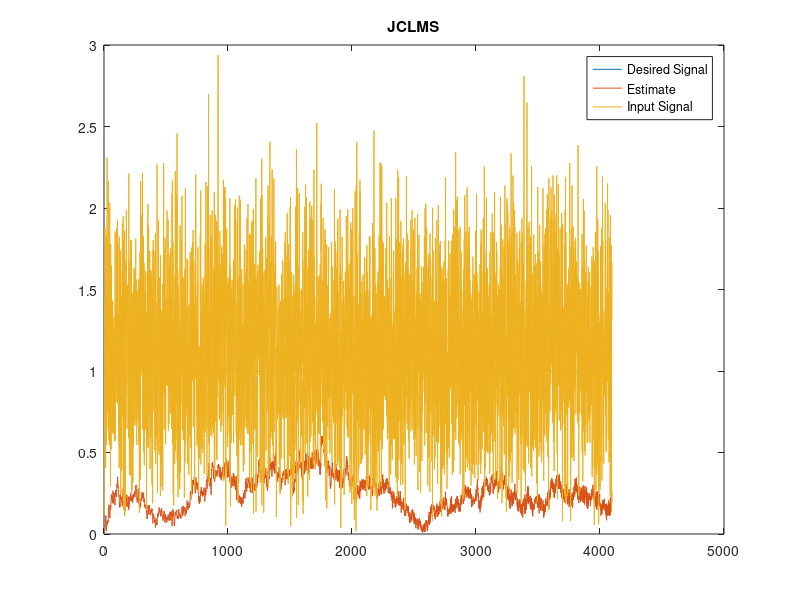
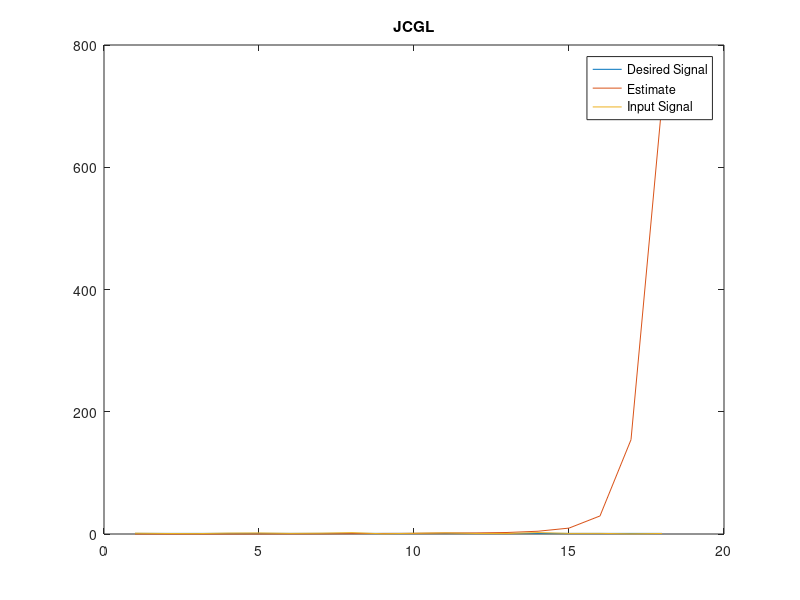

Write MATLAB code to recreate these figures, in order.
% Complex Adaptive Joint Process Algorithms

% Example notation
% h_k(n, i)
% h_k = zeros(p + 2, N)' --> zeros(i-count + i-offset, n-count)'
% h_k(-1 + 3, 0 + 2) --> h_k(n-index + n-offset, i-index + i-offset)

%% JCLMS (Joint Complex Gradient Transversal Filter)

clear

% Constants (function input parameters)

SAMPLE_FREQUENCY = 1024;
SAMPLE_LENGTH = 4 * 1024;
FILTER_ORDER = 16;
ALPHA = 0.01;

% Input signal

fs = SAMPLE_FREQUENCY;
t = (0 : SAMPLE_LENGTH - 1)' / fs; % Time
s = exp(1j * 2 * pi * 50 * t); % Desired signal
noise = 0.5 * (randn(size(t)) + 1j * randn(size(t)));
x = s + noise; % Input signal
d = s; % Desired signal

p = FILTER_ORDER + 1;
N = length(x);

% Filter variables

alpha_JCLMS = ALPHA;
%mu = (2 * alpha_JCLMS) / ((p + 1) * E_e0(0));

E_e0 = 0; % Minimum forward prediction error

e_dp = []; % Error

h_k = []; % Filter coefficients
%a_ik = [] % Forward prediction (filter) coefficients
%b_ik = [] % Backward prediction (filter) coefficients

% INITIALIZATION

h_k = zeros(p, 2)';
T = conv(x(1 : p), conj(flipud(x(1 : p)))); % Autocorrelation of signal
epsilon_JCLMS = T(0 + 1);
E_e0 = epsilon_JCLMS * ones(1, 2)';
e_dp = zeros(1, 2)';
err = [];
y = [];

% TIME UPDATE

for n = 1 : 1 : N
	if n > p
		xx = x(n - p + 1 : n)';
		dd = d(n - p + 1 : n)';
	else
		xx = [zeros(p - n, 1); x(1 : n)]';
		dd = [zeros(p - n, 1); x(1 : n)]';
	end
	h_k(1 + 1, :) = h_k(0 + 1, :) - 2 * alpha_JCLMS / ((p - 1 + 1) * E_e0(0 + 1)) * e_dp(0 + 1) * conj(fliplr(xx));
	%for k = 1 : 1 : p
	%	h_k(1 + 1, k) = h_k(0 + 1, k) - 2 * alpha_JCLMS / ((p - 1 + 1) * E_e0(0 + 1)) * e_dp(0 + 1) * conj(xx(p - k + 1));
	%end
	e_dp(1 + 1) = d(n);
	for k = 1 : 1 : p
		e_dp(1 + 1) = e_dp(1 + 1) + h_k(1 + 1, k) * xx(p - k + 1);
	end
	E_e0(0 + 1) = E_e0(1 + 1);
	E_e0(1 + 1) = (1 - alpha_JCLMS) * E_e0(0 + 1) + alpha_JCLMS * abs(x(n)) ^ 2;
	h_k(0 + 1, :) = h_k(1 + 1, :);
	e_dp(0 + 1) = e_dp(1 + 1);
	err = [err; e_dp(0 + 1)];
	y = [y; -h_k(1 + 1, :) * flipud(xx')];
end

% Output

mse = mean(abs(err).^2);
fprintf('MSE = %f\n', mse);
figure_1 = figure;
plot(1 : N, abs(d), 1 : N, abs(y), 1 : N, abs(x));
legend('Desired Signal', 'Estimate', 'Input Signal');
title('JCLMS');

%% JCGL (Joint Complex Gradient Lattice)

clear

% Constants (function input parameters)

SAMPLE_FREQUENCY = 1024;
%SAMPLE_LENGTH = 1024;
SAMPLE_LENGTH = 18;
FILTER_ORDER = 16;
ALPHA = 0.01;
OFFSET = 1E-10;
MAXIMAL = 0.999;

% Input signal

fs = SAMPLE_FREQUENCY;
t = (0 : SAMPLE_LENGTH - 1)' / fs; % Time
s = exp(1j * 2 * pi * 50 * t); % Desired signal
noise = 0.5 * (randn(size(t)) + 1j * randn(size(t)));
x = s + noise; % Input signal
d = s; % Desired signal

p = FILTER_ORDER;
N = length(x);

% Filter variables

alpha_JCGL = ALPHA;

% INITIALIZATION

E_di = 0; % Minimum average squared error
E_ei = 0; % Minimum forward prediction error
E_ri = 0; % Minimum backward prediction error
delta_ei = 0; % Forward (prediction) discrepancy
delta_ri = 0; % Backward (prediction) discrepancy
K_ei = 0; % Forward weighting factor (reflection coefficient / partial correlation coefficient)
K_ri = 0; % Backward weighting factor (reflection coefficient / partial correlation coefficient)
K_di = 0; % Weighting factor

e_i = []; % i-th order forward prediction error sequence
r_i = []; % i-th ortder backward prediction error sequence
e_di = []; % Error

a_ik = []; % Forward prediction (filter) coefficients
b_ik = []; % Backward prediction (filter) coefficients

T = conv(x(1 : p), conj(flipud(x(1 : p)))); % Autocorrelation of signal
E_e0 = T;
epsilon_JCGL = E_e0(0 + 1);

%K_i = zeros(p, N + 2)';
K_i = zeros(p + 1, 2)'; % n - 1, n
%E_ri = epsilon_JCGL * ones(p, N + 2)';
E_ri = epsilon_JCGL * ones(p + 2, 3)'; % n - 2, n - 1, n
%E_ei = epsilon_JCGL * ones(p, N + 2)';
E_ei = epsilon_JCGL * ones(p + 2, 2)'; % n - 1, n
e_i = zeros(p + 2, 2)';
r_i = zeros(p + 2, 3)';
K_di = zeros(p + 1, 2)';
e_di = zeros(p + 2, 2)';
a_ik = zeros(p + 2);
b_ik = zeros(p + 2);

err = [];
y = [];

for n = 1 : 1 : N
	% TIME UPDATE
	e_i(0 + 2, 0 + 2) = x(n);
	r_i(0 + 3, 0 + 2) = x(n);
	e_di(0 + 2, -1 + 2) = d(n);
	
	% ORDER UPDATE
	for i = 0 : 1 : p
		temporary_factor = e_i(-1 + 2, i + 2) .* conj(r_i(-2 + 3, i - 1 + 2));
		temporary_factor = temporary_factor + conj(r_i(-1 + 3, i + 2)) .* e_i(-1 + 2, i - 1 + 2);
		temporary_factor = abs(temporary_factor);
		K_i(0 + 2, i + 1) = K_i(-1 + 2, i + 1) - 2 * alpha_JCGL / (E_ri(-2 + 3, i - 1 + 2) + E_ei(-1 + 2, i - 1 + 2) + OFFSET) * temporary_factor;
		if abs(K_i(0 + 2, i + 1)) > MAXIMAL
			K_i(0 + 2, i + 1) = MAXIMAL * K_i(0 + 2, i + 1) / abs(K_i(0 + 2, i + 1));
		end
		if i ~= 0
			e_i(0 + 2, i + 2) = e_i(0 + 2, i - 1 + 2) + K_i(0 + 2, i + 1) * r_i(-1 + 3, i - 1 + 2);
			r_i(0 + 3, i + 2) = r_i(-1 + 3, i - 1 + 2) + conj(K_i(0 + 2, i + 1)) * e_i(0 + 2, i - 1 + 2);
			E_ri(-1 + 3, i - 1 + 2) = (1 - alpha_JCGL) * E_ri(-2 + 3, i - 1 + 2) + alpha_JCGL * abs(r_i(-1 + 3, i - 1 + 2))^2;
			E_ei(0 + 2, i - 1 + 2) = (1 - alpha_JCGL) * E_ei(-1 + 2, i - 1 + 2) + alpha_JCGL * abs(e_i(0 + 2, i - 1 + 2))^2;
		end
		K_di(0 + 2, i + 1) = K_di(-1 + 2, i + 1) - 2 * alpha_JCGL / (E_ri(-1 + 3, i + 2)) * e_di(-1 + 2, i + 2) * conj(r_i(-1 + 3, i - 1 + 2));
		e_di(0 + 2, i + 2) = e_di(0 + 2, i - 1 + 2) + K_di(0 + 2, i + 1) * r_i(0 + 2, i + 1);
		
		% PREDICTORS
		for k = 0 : 1 : p
			a_ik(i + 2, i + 2) = K_i(0 + 2, i + 1); % Move this outside k-loop
			if k >= 1 && k <= i - 1
				a_ik(i + 2, k + 2) = a_ik(i - 1 + 2, k + 2) + K_i(0 + 2, i + 1) * conj(a_ik(i - k + 2, i - 1 + 2));
			end
		end
		for k = 0 : 1 : p
			b_ik(i + 2, k + 2) = conj(a_ik(i + 2, p - k + 2));
		end
	end
	% Cache old values
	K_i(-1 + 2, :) = K_i(0 + 2, :);
	K_di(-1 + 2, :) = K_di(0 + 2, :);
	r_i(-2 + 3, :) = r_i(-1 + 3, :);
	r_i(-1 + 3, :) = r_i(0 + 3, :);
	e_i(-1 + 2, :) = e_i(0 + 2, :);
	e_di(-1 + 2, :) = e_di(0 + 2, :);
	E_ri(-2 + 3, :) = E_ri(-1 + 3, :);
	E_ri(-1 + 3, :) = E_ri(0 + 3, :);
	E_ei(-1 + 2, :) = E_ei(0 + 2, :);
	err = [err; e_di(0 + 2, p + 2)];
	diagonal_aik = diag(a_ik);
	y = [y; -diagonal_aik(0 + 2 : p + 2)' * r_i(0 + 3, 0 + 2 : p + 2)'];
end

% Output

mse = mean(abs(err).^2);
fprintf('MSE = %f\n', mse);
figure_2 = figure;
plot(1 : N, abs(d), 1 : N, abs(y), 1 : N, abs(x));
legend('Desired Signal', 'Estimate', 'Input Signal');
title('JCGL');

%% JCLSL (Joint Complex Least Squares Lattice)

clear

% Constants (function input parameters)

SAMPLE_FREQUENCY = 1024;
SAMPLE_LENGTH = 1024;
FILTER_ORDER = 16;
ALPHA = 0.01;
EPSILON = 0.001;

% Input signal

fs = SAMPLE_FREQUENCY;
t = (0 : SAMPLE_LENGTH - 1)' / fs; % Time
s = exp(1j * 2 * pi * 50 * t); % Desired signal
noise = 0.5 * (randn(size(t)) + 1j * randn(size(t)));
x = s + noise; % Input signal
d = s; % Desired signal

p = FILTER_ORDER;
N = length(x);

% Filter variables

gamma_i = []; % Gain factor
epsilon_JCLSL = EPSILON;
alpha_JCLSL = ALPHA;

E_di = 0; % Minimum average squared error
E_ei = 0; % Minimum forward prediction error
E_ri = 0; % Minimum backward prediction error
delta_ei = 0; % Forward (prediction) discrepancy
delta_ri = 0; % Backward (prediction) discrepancy
K_ei = 0; % Forward weighting factor (reflection coefficient / partial correlation coefficient)
K_ri = 0; % Backward weighting factor (reflection coefficient / partial correlation coefficient)
K_di = 0; % Weighting factor

e_i = []; % i-th order forward prediction error sequence
r_i = []; % i-th ortder backward prediction error sequence
e_di = []; % Error

a_ik = []; % Forward prediction (filter) coefficients
b_ik = []; % Backward prediction (filter) coefficients

% Initialization

K_ei = zeros(p + 1, 1)'; % n
K_ri = zeros(p + 1, 1)'; % n
E_ri = epsilon_JCLSL * ones(p + 2, 3)'; % n - 2, n - 1, n
E_ei = epsilon_JCLSL * ones(p + 2, 2)'; % n - 1, n
e_i = zeros(p + 2, 2)';
r_i = zeros(p + 2, 3)';
K_di = zeros(p + 1, 2)';
e_di = zeros(p + 2, 2)';
a_ik = zeros(p + 2);
b_ik = zeros(p + 2);
gamma_i = zeros(p + 2, 2)';
Delta_i = zeros(p + 1, 2)';

for n = 1 : 1 : N
	% Time update
	e_i(0 + 2, 0 + 2) = x(n);
	r_i(0 + 2, 0 + 3) = x(n);
	E_ri(0 + 2, 0 + 3) = (1 - alpha_JCLSL);
	E_ei(0 + 2, 0 + 2) = E_ri(0 + 2, 0 + 3);
	gamma_i(0 + 2, -1 + 2) = 0;
	
	% Order update
	for i = 0 : 1 : p
		% Lattice
		if i ~= 0
			deltaTerm = e_i(0 + 2, -1 + 2) * conj(r_i(-1 + 3, -1 + 2)) / (1 - gamma_i(-1 + 2, -2 + 3));
			Delta_i(0 + 2, i + 1) = (1 - alpha_JCLSL) * Delta_i(-1 + 2, 0 + 1);
			Delta_i(0 + 2, i + 1) = Delta_i(0 + 2, i + 1) - deltaTerm;
			K_ei(0 + 1, 0 + 1) = conj(Delta_i(0 + 2, 0 + 1)) / E_ei(0 + 2, -1 + 2);
			K_ri(0 + 1, 0 + 1) = Delta_i(0 + 2, 0 + 1) / E_ri(-1 + 2, -1 + 2);
		end
	end
end
